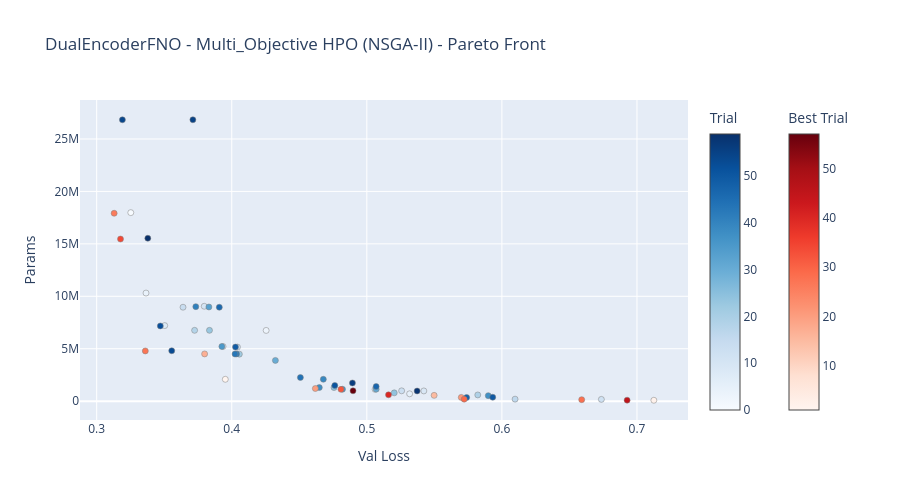

Notebook code cell kept with this figure:
### Code cell
import optuna.visualization as vis

# Optuna Pareto plot
fig_pareto = vis.plot_pareto_front(study, target_names=["Val Loss", "Params"])
fig_pareto.update_layout(height=500, title="DualEncoderFNO - Multi_Objective HPO (NSGA-II) - Pareto Front")
fig_pareto.show()

html_path = cfg.hpo_dir / "rve2_hpo_pareto_front.html"
fig_pareto.write_html(str(html_path))
print("✅ Pareto Front saved")

### Figure 1 — Plotly figure (JSON) as saved in the notebook; plotly's stock layout.template omitted (floating-point values rounded to 4 significant figures)
{"data": [{"hovertemplate": "%{text}<extra>Trial</extra>", "marker": {"color": [0, 3, 4, 5, 6, 7, 8, 9, 10, 11, 12, 13, 14, 16, 18, 19, 22, 23, 24, 25, 30, 31, 33, 35, 36, 37, 38, 39, 41, 42, 43, 44, 46, 47, 48, 49, 50, 51, 52, 53, 54, 55, 56, 58, 59], "colorbar": {"title": {"text": "Trial"}}, "colorscale": [[0, "rgb(247,251,255)"], [0.125, "rgb(222,235,247)"], [0.25, "rgb(198,219,239)"], [0.375, "rgb(158,202,225)"], [0.5, "rgb(107,174,214)"], [0.625, "rgb(66,146,198)"], [0.75, "rgb(33,113,181)"], [0.875, "rgb(8,81,156)"], [1, "rgb(8,48,107)"]], "line": {"color": "Grey", "width": 0.5}}, "mode": "markers", "showlegend": false, "text": ["{<br>  \"number\": 0,<br>  \"values\": [<br>    0.325247154712677,<br>    17976515.0<br>  ],<br>  \"params\": {<br>    \"n_modes\": 32,<br>    \"hidden_channels\": 64,<br>    \"n_layers\": 4,<br>    \"film_mlp_layers\": 4,<br>    \"film_mlp_neurons\": 128<br>  },<br>  \"user_attrs\": {<br>    \"best_val_loss\": 0.325247154712677,<br>    \"n_params\": 17976515,<br>    \"n_params_M\": 17.98<br>  }<br>}", "{<br>  \"number\": 3,<br>  \"values\": [<br>    0.4254592514038086,<br>    6744131.0<br>  ],<br>  \"params\": {<br>    \"n_modes\": 32,<br>    \"hidden_channels\": 32,<br>    \"n_layers\": 6,<br>    \"film_mlp_layers\": 6,<br>    \"film_mlp_neurons\": 64<br>  },<br>  \"user_attrs\": {<br>    \"best_val_loss\": 0.4254592514038086,<br>    \"n_params\": 6744131,<br>    \"n_params_M\": 6.74<br>  }<br>}", "{<br>  \"number\": 4,<br>  \"values\": [<br>    0.33652943110466005,<br>    10308291.0<br>  ],<br>  \"params\": {<br>    \"n_modes\": 24,<br>    \"hidden_channels\": 64,<br>    \"n_layers\": 4,<br>    \"film_mlp_layers\": 2,<br>    \"film_mlp_neurons\": 64<br>  },<br>  \"user_attrs\": {<br>    \"best_val_loss\": 0.33652943110466005,<br>    \"n_params\": 10308291,<br>    \"n_params_M\": 10.31<br>  }<br>}", "{<br>  \"number\": 5,<br>  \"values\": [<br>    0.5316877365112305,<br>    700355.0<br>  ],<br>  \"params\": {<br>    \"n_modes\": 8,<br>    \"hidden_channels\": 64,<br>    \"n_layers\": 2,<br>    \"film_mlp_layers\": 4,<br>    \"film_mlp_neurons\": 32<br>  },<br>  \"user_attrs\": {<br>    \"best_val_loss\": 0.5316877365112305,<br>    \"n_params\": 700355,<br>    \"n_params_M\": 0.7<br>  }<br>}", "{<br>  \"number\": 6,<br>  \"values\": [<br>    0.39354360628128054,<br>    5212675.0<br>  ],<br>  \"params\": {<br>    \"n_modes\": 24,<br>    \"hidden_channels\": 64,<br>    \"n_layers\": 2,<br>    \"film_mlp_layers\": 4,<br>    \"film_mlp_neurons\": 128<br>  },<br>  \"user_attrs\": {<br>    \"best_val_loss\": 0.39354360628128054,<br>    \"n_params\": 5212675,<br>    \"n_params_M\": 5.21<br>  }<br>}", "{<br>  \"number\": 7,<br>  \"values\": [<br>    0.5061013522148132,<br>    1126259.0<br>  ],<br>  \"params\": {<br>    \"n_modes\": 32,<br>    \"hidden_channels\": 16,<br>    \"n_layers\": 4,<br>    \"film_mlp_layers\": 2,<br>    \"film_mlp_neurons\": 64<br>  },<br>  \"user_attrs\": {<br>    \"best_val_loss\": 0.5061013522148132,<br>    \"n_params\": 1126259,<br>    \"n_params_M\": 1.13<br>  }<br>}", "{<br>  \"number\": 8,<br>  \"values\": [<br>    0.35036877512931824,<br>    7204355.0<br>  ],<br>  \"params\": {<br>    \"n_modes\": 16,<br>    \"hidden_channels\": 64,<br>    \"n_layers\": 6,<br>    \"film_mlp_layers\": 4,<br>    \"film_mlp_neurons\": 64<br>  },<br>  \"user_attrs\": {<br>    \"best_val_loss\": 0.35036877512931824,<br>    \"n_params\": 7204355,<br>    \"n_params_M\": 7.2<br>  }<br>}", "{<br>  \"number\": 9,<br>  \"values\": [<br>    0.5422008333206176,<br>    973859.0<br>  ],<br>  \"params\": {<br>    \"n_modes\": 24,<br>    \"hidden_channels\": 16,<br>    \"n_layers\": 6,<br>    \"film_mlp_layers\": 6,<br>    \"film_mlp_neurons\": 32<br>  },<br>  \"user_attrs\": {<br>    \"best_val_loss\": 0.5422008333206176,<br>    \"n_params\": 973859,<br>    \"n_params_M\": 0.97<br>  }<br>}", "{<br>  \"number\": 10,<br>  \"values\": [<br>    0.37960853362083435,<br>    9046787.0<br>  ],<br>  \"params\": {<br>    \"n_modes\": 32,<br>    \"hidden_channels\": 64,<br>    \"n_layers\": 2,<br>    \"film_mlp_layers\": 6,<br>    \"film_mlp_neurons\": 128<br>  },<br>  \"user_attrs\": {<br>    \"best_val_loss\": 0.37960853362083435,<br>    \"n_params\": 9046787,<br>    \"n_params_M\": 9.05<br>  }<br>}", "{<br>  \"number\": 11,<br>  \"values\": [<br>    0.4042186849117279,<br>    5154691.0<br>  ],<br>  \"params\": {<br>    \"n_modes\": 24,<br>    \"hidden_channels\": 64,<br>    \"n_layers\": 2,<br>    \"film_mlp_layers\": 2,<br>    \"film_mlp_neurons\": 32<br>  },<br>  \"user_attrs\": {<br>    \"best_val_loss\": 0.4042186849117279,<br>    \"n_params\": 5154691,<br>    \"n_params_M\": 5.15<br>  }<br>}", "{<br>  \"number\": 12,<br>  \"values\": [<br>    0.673633352279663,<br>    168563.0<br>  ],<br>  \"params\": {<br>    \"n_modes\": 8,<br>    \"hidden_channels\": 16,<br>    \"n_layers\": 4,<br>    \"film_mlp_layers\": 6,<br>    \"film_mlp_neurons\": 128<br>  },<br>  \"user_attrs\": {<br>    \"best_val_loss\": 0.673633352279663,<br>    \"n_params\": 168563,<br>    \"n_params_M\": 0.17<br>  }<br>}", "{<br>  \"number\": 13,<br>  \"values\": [<br>    0.5257692890167236,<br>    984227.0<br>  ],<br>  \"params\": {<br>    \"n_modes\": 24,<br>    \"hidden_channels\": 16,<br>    \"n_layers\": 6,<br>    \"film_mlp_layers\": 4,<br>    \"film_mlp_neurons\": 64<br>  },<br>  \"user_attrs\": {<br>    \"best_val_loss\": 0.5257692890167236,<br>    \"n_params\": 984227,<br>    \"n_params_M\": 0.98<br>  }<br>}", "{<br>  \"number\": 14,<br>  \"values\": [<br>    0.363913848400116,<br>    8957891.0<br>  ],<br>  \"params\": {<br>    \"n_modes\": 32,<br>    \"hidden_channels\": 64,<br>    \"n_layers\": 2,<br>    \"film_mlp_layers\": 4,<br>    \"film_mlp_neurons\": 32<br>  },<br>  \"user_attrs\": {<br>    \"best_val_loss\": 0.363913848400116,<br>    \"n_params\": 8957891,<br>    \"n_params_M\": 8.96<br>  }<br>}", "{<br>  \"number\": 16,<br>  \"values\": [<br>    0.6097531003952026,<br>    189827.0<br>  ],<br>  \"params\": {<br>    \"n_modes\": 8,<br>    \"hidden_channels\": 32,<br>    \"n_layers\": 2,<br>    \"film_mlp_layers\": 2,<br>    \"film_mlp_neurons\": 128<br>  },<br>  \"user_attrs\": {<br>    \"best_val_loss\": 0.6097531003952026,<br>    \"n_params\": 189827,<br>    \"n_params_M\": 0.19<br>  }<br>}", "{<br>  \"number\": 18,<br>  \"values\": [<br>    0.3724915063381195,<br>    6752323.0<br>  ],<br>  \"params\": {<br>    \"n_modes\": 32,<br>    \"hidden_channels\": 32,<br>    \"n_layers\": 6,<br>    \"film_mlp_layers\": 2,<br>    \"film_mlp_neurons\": 128<br>  },<br>  \"user_attrs\": {<br>    \"best_val_loss\": 0.3724915063381195,<br>    \"n_params\": 6752323,<br>    \"n_params_M\": 6.75<br>  }<br>}", "{<br>  \"number\": 19,<br>  \"values\": [<br>    0.5821405763626099,<br>    592195.0<br>  ],<br>  \"params\": {<br>    \"n_modes\": 8,<br>    \"hidden_channels\": 32,<br>    \"n_layers\": 6,<br>    \"film_mlp_layers\": 4,<br>    \"film_mlp_neurons\": 128<br>  },<br>  \"user_attrs\": {<br>    \"best_val_loss\": 0.5821405763626099,<br>    \"n_params\": 592195,<br>    \"n_params_M\": 0.59<br>  }<br>}", "{<br>  \"number\": 22,<br>  \"values\": [<br>    0.40561465263366697,<br>    4482531.0<br>  ],<br>  \"params\": {<br>    \"n_modes\": 32,<br>    \"hidden_channels\": 32,<br>    \"n_layers\": 4,<br>    \"film_mlp_layers\": 6,<br>    \"film_mlp_neurons\": 32<br>  },<br>  \"user_attrs\": {<br>    \"best_val_loss\": 0.40561465263366697,<br>    \"n_params\": 4482531,<br>    \"n_params_M\": 4.48<br>  }<br>}", "{<br>  \"number\": 23,<br>  \"values\": [<br>    0.38349843001365663,<br>    6752323.0<br>  ],<br>  \"params\": {<br>    \"n_modes\": 32,<br>    \"hidden_channels\": 32,<br>    \"n_layers\": 6,<br>    \"film_mlp_layers\": 2,<br>    \"film_mlp_neurons\": 128<br>  },<br>  \"user_attrs\": {<br>    \"best_val_loss\": 0.38349843001365663,<br>    \"n_params\": 6752323,<br>    \"n_params_M\": 6.75<br>  }<br>}", "{<br>  \"number\": 24,<br>  \"values\": [<br>    0.5202850422859192,<br>    789251.0<br>  ],<br>  \"params\": {<br>    \"n_modes\": 8,<br>    \"hidden_channels\": 64,<br>    \"n_layers\": 2,<br>    \"film_mlp_layers\": 6,<br>    \"film_mlp_neurons\": 128<br>  },<br>  \"user_attrs\": {<br>    \"best_val_loss\": 0.5202850422859192,<br>    \"n_params\": 789251,<br>    \"n_params_M\": 0.79<br>  }<br>}", "{<br>  \"number\": 25,<br>  \"values\": [<br>    0.4756926550865173,<br>    1295491.0<br>  ],<br>  \"params\": {<br>    \"n_modes\": 24,<br>    \"hidden_channels\": 32,<br>    \"n_layers\": 2,<br>    \"film_mlp_layers\": 2,<br>    \"film_mlp_neurons\": 64<br>  },<br>  \"user_attrs\": {<br>    \"best_val_loss\": 0.4756926550865173,<br>    \"n_params\": 1295491,<br>    \"n_params_M\": 1.3<br>  }<br>}", "{<br>  \"number\": 30,<br>  \"values\": [<br>    0.432310644865036,<br>    3884995.0<br>  ],<br>  \"params\": {<br>    \"n_modes\": 24,<br>    \"hidden_channels\": 32,<br>    \"n_layers\": 6,<br>    \"film_mlp_layers\": 4,<br>    \"film_mlp_neurons\": 64<br>  },<br>  \"user_attrs\": {<br>    \"best_val_loss\": 0.432310644865036,<br>    \"n_params\": 3884995,<br>    \"n_params_M\": 3.88<br>  }<br>}", "{<br>  \"number\": 31,<br>  \"values\": [<br>    0.5069071273803711,<br>    1142899.0<br>  ],<br>  \"params\": {<br>    \"n_modes\": 32,<br>    \"hidden_channels\": 16,<br>    \"n_layers\": 4,<br>    \"film_mlp_layers\": 6,<br>    \"film_mlp_neurons\": 64<br>  },<br>  \"user_attrs\": {<br>    \"best_val_loss\": 0.5069071273803711,<br>    \"n_params\": 1142899,<br>    \"n_params_M\": 1.14<br>  }<br>}", "{<br>  \"number\": 33,<br>  \"values\": [<br>    0.38307716250419616,<br>    8980739.0<br>  ],<br>  \"params\": {<br>    \"n_modes\": 32,<br>    \"hidden_channels\": 64,<br>    \"n_layers\": 2,<br>    \"film_mlp_layers\": 6,<br>    \"film_mlp_neurons\": 64<br>  },<br>  \"user_attrs\": {<br>    \"best_val_loss\": 0.38307716250419616,<br>    \"n_params\": 8980739,<br>    \"n_params_M\": 8.98<br>  }<br>}", "{<br>  \"number\": 35,<br>  \"values\": [<br>    0.39268350648880007,<br>    5212675.0<br>  ],<br>  \"params\": {<br>    \"n_modes\": 24,<br>    \"hidden_channels\": 64,<br>    \"n_layers\": 2,<br>    \"film_mlp_layers\": 4,<br>    \"film_mlp_neurons\": 128<br>  },<br>  \"user_attrs\": {<br>    \"best_val_loss\": 0.39268350648880007,<br>    \"n_params\": 5212675,<br>    \"n_params_M\": 5.21<br>  }<br>}", "{<br>  \"number\": 36,<br>  \"values\": [<br>    0.4819636116027832,<br>    1134579.0<br>  ],<br>  \"params\": {<br>    \"n_modes\": 32,<br>    \"hidden_channels\": 16,<br>    \"n_layers\": 4,<br>    \"film_mlp_layers\": 4,<br>    \"film_mlp_neurons\": 64<br>  },<br>  \"user_attrs\": {<br>    \"best_val_loss\": 0.4819636116027832,<br>    \"n_params\": 1134579,<br>    \"n_params_M\": 1.13<br>  }<br>}", "{<br>  \"number\": 37,<br>  \"values\": [<br>    0.5899200830459594,<br>    526147.0<br>  ],<br>  \"params\": {<br>    \"n_modes\": 8,<br>    \"hidden_channels\": 32,<br>    \"n_layers\": 6,<br>    \"film_mlp_layers\": 6,<br>    \"film_mlp_neurons\": 32<br>  },<br>  \"user_attrs\": {<br>    \"best_val_loss\": 0.5899200830459594,<br>    \"n_params\": 526147,<br>    \"n_params_M\": 0.53<br>  }<br>}", "{<br>  \"number\": 38,<br>  \"values\": [<br>    0.4648214583396912,<br>    1295491.0<br>  ],<br>  \"params\": {<br>    \"n_modes\": 24,<br>    \"hidden_channels\": 32,<br>    \"n_layers\": 2,<br>    \"film_mlp_layers\": 6,<br>    \"film_mlp_neurons\": 32<br>  },<br>  \"user_attrs\": {<br>    \"best_val_loss\": 0.4648214583396912,<br>    \"n_params\": 1295491,<br>    \"n_params_M\": 1.3<br>  }<br>}", "{<br>  \"number\": 39,<br>  \"values\": [<br>    0.467792959690094,<br>    2084227.0<br>  ],<br>  \"params\": {<br>    \"n_modes\": 8,<br>    \"hidden_channels\": 64,<br>    \"n_layers\": 6,<br>    \"film_mlp_layers\": 2,<br>    \"film_mlp_neurons\": 64<br>  },<br>  \"user_attrs\": {<br>    \"best_val_loss\": 0.467792959690094,<br>    \"n_params\": 2084227,<br>    \"n_params_M\": 2.08<br>  }<br>}", "{<br>  \"number\": 41,<br>  \"values\": [<br>    0.3733744406700134,<br>    9013763.0<br>  ],<br>  \"params\": {<br>    \"n_modes\": 32,<br>    \"hidden_channels\": 64,<br>    \"n_layers\": 2,<br>    \"film_mlp_layers\": 4,<br>    \"film_mlp_neurons\": 128<br>  },<br>  \"user_attrs\": {<br>    \"best_val_loss\": 0.3733744406700134,<br>    \"n_params\": 9013763,<br>    \"n_params_M\": 9.01<br>  }<br>}", "{<br>  \"number\": 42,<br>  \"values\": [<br>    0.40357457208633424,<br>    4503267.0<br>  ],<br>  \"params\": {<br>    \"n_modes\": 32,<br>    \"hidden_channels\": 32,<br>    \"n_layers\": 4,<br>    \"film_mlp_layers\": 6,<br>    \"film_mlp_neurons\": 64<br>  },<br>  \"user_attrs\": {<br>    \"best_val_loss\": 0.40357457208633424,<br>    \"n_params\": 4503267,<br>    \"n_params_M\": 4.5<br>  }<br>}", "{<br>  \"number\": 43,<br>  \"values\": [<br>    0.4024178614616394,<br>    4494947.0<br>  ],<br>  \"params\": {<br>    \"n_modes\": 32,<br>    \"hidden_channels\": 32,<br>    \"n_layers\": 4,<br>    \"film_mlp_layers\": 4,<br>    \"film_mlp_neurons\": 64<br>  },<br>  \"user_attrs\": {<br>    \"best_val_loss\": 0.4024178614616394,<br>    \"n_params\": 4494947,<br>    \"n_params_M\": 4.49<br>  }<br>}", "{<br>  \"number\": 44,<br>  \"values\": [<br>    0.45081678009033205,<br>    2254211.0<br>  ],<br>  \"params\": {<br>    \"n_modes\": 32,<br>    \"hidden_channels\": 32,<br>    \"n_layers\": 2,<br>    \"film_mlp_layers\": 2,<br>    \"film_mlp_neurons\": 128<br>  },<br>  \"user_attrs\": {<br>    \"best_val_loss\": 0.45081678009033205,<br>    \"n_params\": 2254211,<br>    \"n_params_M\": 2.25<br>  }<br>}", "{<br>  \"number\": 46,<br>  \"values\": [<br>    0.39077671575546263,<br>    8957891.0<br>  ],<br>  \"params\": {<br>    \"n_modes\": 32,<br>    \"hidden_channels\": 64,<br>    \"n_layers\": 2,<br>    \"film_mlp_layers\": 4,<br>    \"film_mlp_neurons\": 32<br>  },<br>  \"user_attrs\": {<br>    \"best_val_loss\": 0.39077671575546263,<br>    \"n_params\": 8957891,<br>    \"n_params_M\": 8.96<br>  }<br>}", "{<br>  \"number\": 47,<br>  \"values\": [<br>    0.506898597240448,<br>    1395395.0<br>  ],<br>  \"params\": {<br>    \"n_modes\": 8,<br>    \"hidden_channels\": 64,<br>    \"n_layers\": 4,<br>    \"film_mlp_layers\": 2,<br>    \"film_mlp_neurons\": 64<br>  },<br>  \"user_attrs\": {<br>    \"best_val_loss\": 0.506898597240448,<br>    \"n_params\": 1395395,<br>    \"n_params_M\": 1.4<br>  }<br>}", "{<br>  \"number\": 48,<br>  \"values\": [<br>    0.57390287399292,<br>    351651.0<br>  ],<br>  \"params\": {<br>    \"n_modes\": 8,<br>    \"hidden_channels\": 32,<br>    \"n_layers\": 4,<br>    \"film_mlp_layers\": 4,<br>    \"film_mlp_neurons\": 32<br>  },<br>  \"user_attrs\": {<br>    \"best_val_loss\": 0.57390287399292,<br>    \"n_params\": 351651,<br>    \"n_params_M\": 0.35<br>  }<br>}", "{<br>  \"number\": 49,<br>  \"values\": [<br>    0.4027614269256592,<br>    5156803.0<br>  ],<br>  \"params\": {<br>    \"n_modes\": 24,<br>    \"hidden_channels\": 64,<br>    \"n_layers\": 2,<br>    \"film_mlp_layers\": 4,<br>    \"film_mlp_neurons\": 32<br>  },<br>  \"user_attrs\": {<br>    \"best_val_loss\": 0.4027614269256592,<br>    \"n_params\": 5156803,<br>    \"n_params_M\": 5.16<br>  }<br>}", "{<br>  \"number\": 50,<br>  \"values\": [<br>    0.5932035140991211,<br>    374499.0<br>  ],<br>  \"params\": {<br>    \"n_modes\": 8,<br>    \"hidden_channels\": 32,<br>    \"n_layers\": 4,<br>    \"film_mlp_layers\": 6,<br>    \"film_mlp_neurons\": 64<br>  },<br>  \"user_attrs\": {<br>    \"best_val_loss\": 0.5932035140991211,<br>    \"n_params\": 374499,<br>    \"n_params_M\": 0.37<br>  }<br>}", "{<br>  \"number\": 51,<br>  \"values\": [<br>    0.4762872085571289,<br>    1494467.0<br>  ],<br>  \"params\": {<br>    \"n_modes\": 8,<br>    \"hidden_channels\": 64,<br>    \"n_layers\": 4,<br>    \"film_mlp_layers\": 6,<br>    \"film_mlp_neurons\": 128<br>  },<br>  \"user_attrs\": {<br>    \"best_val_loss\": 0.4762872085571289,<br>    \"n_params\": 1494467,<br>    \"n_params_M\": 1.49<br>  }<br>}", "{<br>  \"number\": 52,<br>  \"values\": [<br>    0.34710508704185483,<br>    7173443.0<br>  ],<br>  \"params\": {<br>    \"n_modes\": 16,<br>    \"hidden_channels\": 64,<br>    \"n_layers\": 6,<br>    \"film_mlp_layers\": 4,<br>    \"film_mlp_neurons\": 32<br>  },<br>  \"user_attrs\": {<br>    \"best_val_loss\": 0.34710508704185483,<br>    \"n_params\": 7173443,<br>    \"n_params_M\": 7.17<br>  }<br>}", "{<br>  \"number\": 53,<br>  \"values\": [<br>    0.3555577092170715,<br>    4803267.0<br>  ],<br>  \"params\": {<br>    \"n_modes\": 16,<br>    \"hidden_channels\": 64,<br>    \"n_layers\": 4,<br>    \"film_mlp_layers\": 2,<br>    \"film_mlp_neurons\": 64<br>  },<br>  \"user_attrs\": {<br>    \"best_val_loss\": 0.3555577092170715,<br>    \"n_params\": 4803267,<br>    \"n_params_M\": 4.8<br>  }<br>}", "{<br>  \"number\": 54,<br>  \"values\": [<br>    0.31903161668777463,<br>    26832131.0<br>  ],<br>  \"params\": {<br>    \"n_modes\": 32,<br>    \"hidden_channels\": 64,<br>    \"n_layers\": 6,<br>    \"film_mlp_layers\": 2,<br>    \"film_mlp_neurons\": 32<br>  },<br>  \"user_attrs\": {<br>    \"best_val_loss\": 0.31903161668777463,<br>    \"n_params\": 26832131,<br>    \"n_params_M\": 26.83<br>  }<br>}", "{<br>  \"number\": 55,<br>  \"values\": [<br>    0.37121705627441404,<br>    26836355.0<br>  ],<br>  \"params\": {<br>    \"n_modes\": 32,<br>    \"hidden_channels\": 64,<br>    \"n_layers\": 6,<br>    \"film_mlp_layers\": 6,<br>    \"film_mlp_neurons\": 32<br>  },<br>  \"user_attrs\": {<br>    \"best_val_loss\": 0.37121705627441404,<br>    \"n_params\": 26836355,<br>    \"n_params_M\": 26.84<br>  }<br>}", "{<br>  \"number\": 56,<br>  \"values\": [<br>    0.4893463616371155,<br>    1734179.0<br>  ],<br>  \"params\": {<br>    \"n_modes\": 32,<br>    \"hidden_channels\": 16,<br>    \"n_layers\": 6,<br>    \"film_mlp_layers\": 4,<br>    \"film_mlp_neurons\": 128<br>  },<br>  \"user_attrs\": {<br>    \"best_val_loss\": 0.4893463616371155,<br>    \"n_params\": 1734179,<br>    \"n_params_M\": 1.73<br>  }<br>}", "{<br>  \"number\": 58,<br>  \"values\": [<br>    0.5372320528030395,<br>    969635.0<br>  ],<br>  \"params\": {<br>    \"n_modes\": 24,<br>    \"hidden_channels\": 16,<br>    \"n_layers\": 6,<br>    \"film_mlp_layers\": 2,<br>    \"film_mlp_neurons\": 32<br>  },<br>  \"user_attrs\": {<br>    \"best_val_loss\": 0.5372320528030395,<br>    \"n_params\": 969635,<br>    \"n_params_M\": 0.97<br>  }<br>}", "{<br>  \"number\": 59,<br>  \"values\": [<br>    0.3378478617668152,<br>    15536003.0<br>  ],<br>  \"params\": {<br>    \"n_modes\": 24,<br>    \"hidden_channels\": 64,<br>    \"n_layers\": 6,<br>    \"film_mlp_layers\": 4,<br>    \"film_mlp_neurons\": 128<br>  },<br>  \"user_attrs\": {<br>    \"best_val_loss\": 0.3378478617668152,<br>    \"n_params\": 15536003,<br>    \"n_params_M\": 15.54<br>  }<br>}"], "type": "scatter", "x": [0.3252, 0.4255, 0.3365, 0.5317, 0.3935, 0.5061, 0.3504, 0.5422, 0.3796, 0.4042, 0.6736, 0.5258, 0.3639, 0.6098, 0.3725, 0.5821, 0.4056, 0.3835, 0.5203, 0.4757, 0.4323, 0.5069, 0.3831, 0.3927, 0.482, 0.5899, 0.4648, 0.4678, 0.3734, 0.4036, 0.4024, 0.4508, 0.3908, 0.5069, 0.5739, 0.4028, 0.5932, 0.4763, 0.3471, 0.3556, 0.319, 0.3712, 0.4893, 0.5372, 0.3378], "y": [17976515, 6744131, 10308291, 700355, 5212675, 1126259, 7204355, 973859, 9046787, 5154691, 168563, 984227, 8957891, 189827, 6752323, 592195, 4482531, 6752323, 789251, 1295491, 3884995, 1142899, 8980739, 5212675, 1134579, 526147, 1295491, 2084227, 9013763, 4503267, 4494947, 2254211, 8957891, 1395395, 351651, 5156803, 374499, 1494467, 7173443, 4803267, 26832131, 26836355, 1734179, 969635, 15536003]}, {"hovertemplate": "%{text}<extra>Best Trial</extra>", "marker": {"color": [1, 2, 15, 17, 20, 21, 26, 27, 28, 29, 32, 34, 40, 45, 57], "colorbar": {"title": {"text": "Best Trial"}, "x": 1.1, "xpad": 40}, "colorscale": [[0, "rgb(255,245,240)"], [0.125, "rgb(254,224,210)"], [0.25, "rgb(252,187,161)"], [0.375, "rgb(252,146,114)"], [0.5, "rgb(251,106,74)"], [0.625, "rgb(239,59,44)"], [0.75, "rgb(203,24,29)"], [0.875, "rgb(165,15,21)"], [1, "rgb(103,0,13)"]], "line": {"color": "Grey", "width": 0.5}}, "mode": "markers", "showlegend": false, "text": ["{<br>  \"number\": 1,<br>  \"values\": [<br>    0.39521975231170653,<br>    2084227.0<br>  ],<br>  \"params\": {<br>    \"n_modes\": 8,<br>    \"hidden_channels\": 64,<br>    \"n_layers\": 6,<br>    \"film_mlp_layers\": 2,<br>    \"film_mlp_neurons\": 64<br>  },<br>  \"user_attrs\": {<br>    \"best_val_loss\": 0.39521975231170653,<br>    \"n_params\": 2084227,<br>    \"n_params_M\": 2.08<br>  }<br>}", "{<br>  \"number\": 2,<br>  \"values\": [<br>    0.7124976625442505,<br>    85187.0<br>  ],<br>  \"params\": {<br>    \"n_modes\": 8,<br>    \"hidden_channels\": 16,<br>    \"n_layers\": 2,<br>    \"film_mlp_layers\": 4,<br>    \"film_mlp_neurons\": 128<br>  },<br>  \"user_attrs\": {<br>    \"best_val_loss\": 0.7124976625442505,<br>    \"n_params\": 85187,<br>    \"n_params_M\": 0.09<br>  }<br>}", "{<br>  \"number\": 15,<br>  \"values\": [<br>    0.5498368968963623,<br>    550979.0<br>  ],<br>  \"params\": {<br>    \"n_modes\": 8,<br>    \"hidden_channels\": 32,<br>    \"n_layers\": 6,<br>    \"film_mlp_layers\": 6,<br>    \"film_mlp_neurons\": 64<br>  },<br>  \"user_attrs\": {<br>    \"best_val_loss\": 0.5498368968963623,<br>    \"n_params\": 550979,<br>    \"n_params_M\": 0.55<br>  }<br>}", "{<br>  \"number\": 17,<br>  \"values\": [<br>    0.37990743899345397,<br>    4503267.0<br>  ],<br>  \"params\": {<br>    \"n_modes\": 32,<br>    \"hidden_channels\": 32,<br>    \"n_layers\": 4,<br>    \"film_mlp_layers\": 6,<br>    \"film_mlp_neurons\": 64<br>  },<br>  \"user_attrs\": {<br>    \"best_val_loss\": 0.37990743899345397,<br>    \"n_params\": 4503267,<br>    \"n_params_M\": 4.5<br>  }<br>}", "{<br>  \"number\": 20,<br>  \"values\": [<br>    0.4618900785446167,<br>    1205731.0<br>  ],<br>  \"params\": {<br>    \"n_modes\": 16,<br>    \"hidden_channels\": 32,<br>    \"n_layers\": 4,<br>    \"film_mlp_layers\": 6,<br>    \"film_mlp_neurons\": 32<br>  },<br>  \"user_attrs\": {<br>    \"best_val_loss\": 0.4618900785446167,<br>    \"n_params\": 1205731,<br>    \"n_params_M\": 1.21<br>  }<br>}", "{<br>  \"number\": 21,<br>  \"values\": [<br>    0.5699279055595398,<br>    357859.0<br>  ],<br>  \"params\": {<br>    \"n_modes\": 8,<br>    \"hidden_channels\": 32,<br>    \"n_layers\": 4,<br>    \"film_mlp_layers\": 2,<br>    \"film_mlp_neurons\": 64<br>  },<br>  \"user_attrs\": {<br>    \"best_val_loss\": 0.5699279055595398,<br>    \"n_params\": 357859,<br>    \"n_params_M\": 0.36<br>  }<br>}", "{<br>  \"number\": 26,<br>  \"values\": [<br>    0.31292680740356443,<br>    17918787.0<br>  ],<br>  \"params\": {<br>    \"n_modes\": 32,<br>    \"hidden_channels\": 64,<br>    \"n_layers\": 4,<br>    \"film_mlp_layers\": 4,<br>    \"film_mlp_neurons\": 64<br>  },<br>  \"user_attrs\": {<br>    \"best_val_loss\": 0.31292680740356443,<br>    \"n_params\": 17918787,<br>    \"n_params_M\": 17.92<br>  }<br>}", "{<br>  \"number\": 27,<br>  \"values\": [<br>    0.3359951455593109,<br>    4786755.0<br>  ],<br>  \"params\": {<br>    \"n_modes\": 16,<br>    \"hidden_channels\": 64,<br>    \"n_layers\": 4,<br>    \"film_mlp_layers\": 2,<br>    \"film_mlp_neurons\": 32<br>  },<br>  \"user_attrs\": {<br>    \"best_val_loss\": 0.3359951455593109,<br>    \"n_params\": 4786755,<br>    \"n_params_M\": 4.79<br>  }<br>}", "{<br>  \"number\": 28,<br>  \"values\": [<br>    0.6590818862915039,<br>    140323.0<br>  ],<br>  \"params\": {<br>    \"n_modes\": 8,<br>    \"hidden_channels\": 16,<br>    \"n_layers\": 6,<br>    \"film_mlp_layers\": 2,<br>    \"film_mlp_neurons\": 64<br>  },<br>  \"user_attrs\": {<br>    \"best_val_loss\": 0.6590818862915039,<br>    \"n_params\": 140323,<br>    \"n_params_M\": 0.14<br>  }<br>}", "{<br>  \"number\": 29,<br>  \"values\": [<br>    0.5720685167312622,<br>    189827.0<br>  ],<br>  \"params\": {<br>    \"n_modes\": 8,<br>    \"hidden_channels\": 32,<br>    \"n_layers\": 2,<br>    \"film_mlp_layers\": 2,<br>    \"film_mlp_neurons\": 128<br>  },<br>  \"user_attrs\": {<br>    \"best_val_loss\": 0.5720685167312622,<br>    \"n_params\": 189827,<br>    \"n_params_M\": 0.19<br>  }<br>}", "{<br>  \"number\": 32,<br>  \"values\": [<br>    0.4808667678833008,<br>    1126259.0<br>  ],<br>  \"params\": {<br>    \"n_modes\": 32,<br>    \"hidden_channels\": 16,<br>    \"n_layers\": 4,<br>    \"film_mlp_layers\": 2,<br>    \"film_mlp_neurons\": 64<br>  },<br>  \"user_attrs\": {<br>    \"best_val_loss\": 0.4808667678833008,<br>    \"n_params\": 1126259,<br>    \"n_params_M\": 1.13<br>  }<br>}", "{<br>  \"number\": 34,<br>  \"values\": [<br>    0.31763558053970337,<br>    15461891.0<br>  ],<br>  \"params\": {<br>    \"n_modes\": 24,<br>    \"hidden_channels\": 64,<br>    \"n_layers\": 6,<br>    \"film_mlp_layers\": 4,<br>    \"film_mlp_neurons\": 64<br>  },<br>  \"user_attrs\": {<br>    \"best_val_loss\": 0.31763558053970337,<br>    \"n_params\": 15461891,<br>    \"n_params_M\": 15.46<br>  }<br>}", "{<br>  \"number\": 40,<br>  \"values\": [<br>    0.516065821647644,<br>    601283.0<br>  ],<br>  \"params\": {<br>    \"n_modes\": 32,<br>    \"hidden_channels\": 16,<br>    \"n_layers\": 2,<br>    \"film_mlp_layers\": 4,<br>    \"film_mlp_neurons\": 128<br>  },<br>  \"user_attrs\": {<br>    \"best_val_loss\": 0.516065821647644,<br>    \"n_params\": 601283,<br>    \"n_params_M\": 0.6<br>  }<br>}", "{<br>  \"number\": 45,<br>  \"values\": [<br>    0.6927099046707154,<br>    94067.0<br>  ],<br>  \"params\": {<br>    \"n_modes\": 8,<br>    \"hidden_channels\": 16,<br>    \"n_layers\": 4,<br>    \"film_mlp_layers\": 6,<br>    \"film_mlp_neurons\": 32<br>  },<br>  \"user_attrs\": {<br>    \"best_val_loss\": 0.6927099046707154,<br>    \"n_params\": 94067,<br>    \"n_params_M\": 0.09<br>  }<br>}", "{<br>  \"number\": 57,<br>  \"values\": [<br>    0.4897735605239868,<br>    984227.0<br>  ],<br>  \"params\": {<br>    \"n_modes\": 24,<br>    \"hidden_channels\": 16,<br>    \"n_layers\": 6,<br>    \"film_mlp_layers\": 4,<br>    \"film_mlp_neurons\": 64<br>  },<br>  \"user_attrs\": {<br>    \"best_val_loss\": 0.4897735605239868,<br>    \"n_params\": 984227,<br>    \"n_params_M\": 0.98<br>  }<br>}"], "type": "scatter", "x": [0.3952, 0.7125, 0.5498, 0.3799, 0.4619, 0.5699, 0.3129, 0.336, 0.6591, 0.5721, 0.4809, 0.3176, 0.5161, 0.6927, 0.4898], "y": [2084227, 85187, 550979, 4503267, 1205731, 357859, 17918787, 4786755, 140323, 189827, 1126259, 15461891, 601283, 94067, 984227]}], "layout": {"height": 500, "title": {"text": "DualEncoderFNO - Multi_Objective HPO (NSGA-II) - Pareto Front"}, "xaxis": {"title": {"text": "Val Loss"}}, "yaxis": {"title": {"text": "Params"}}}}
